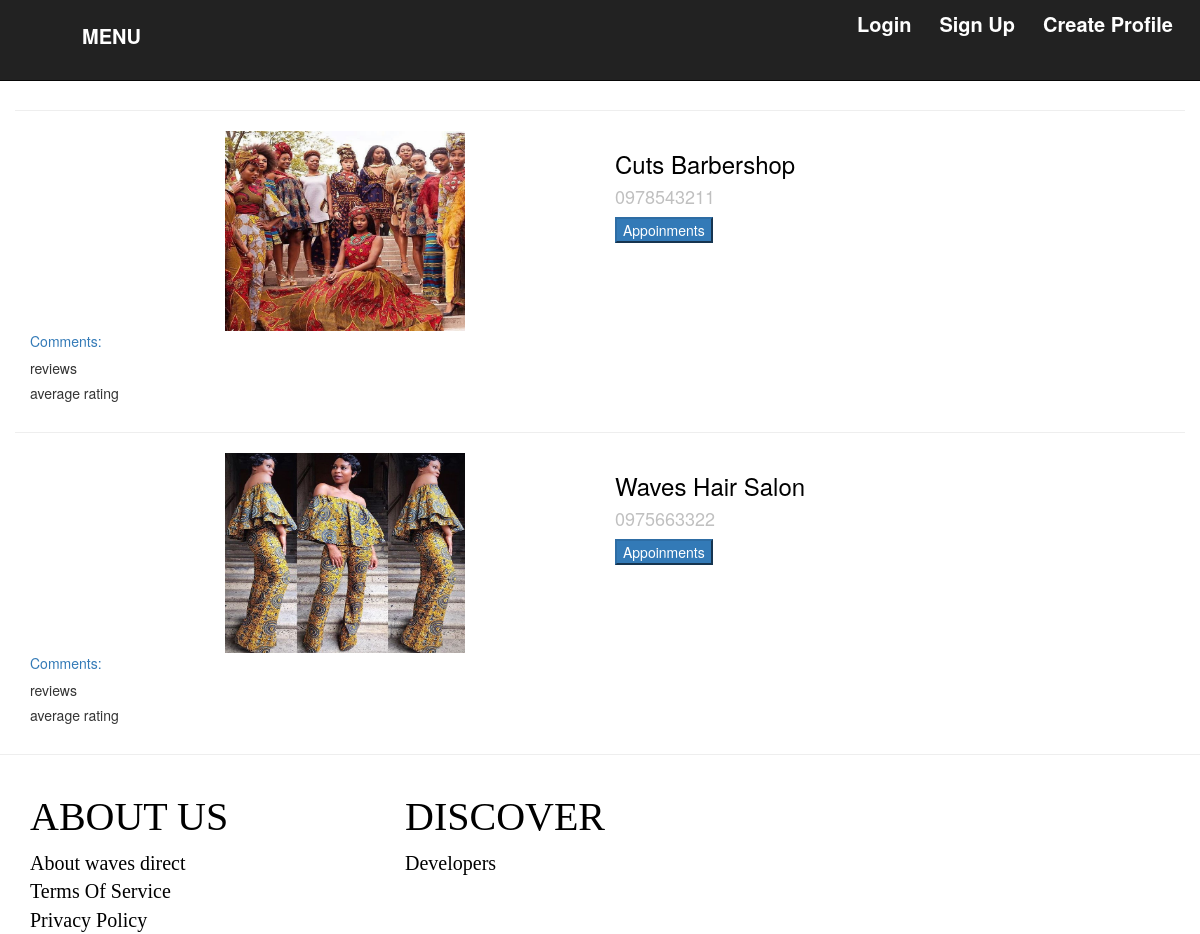
The app's page /search/, older data.
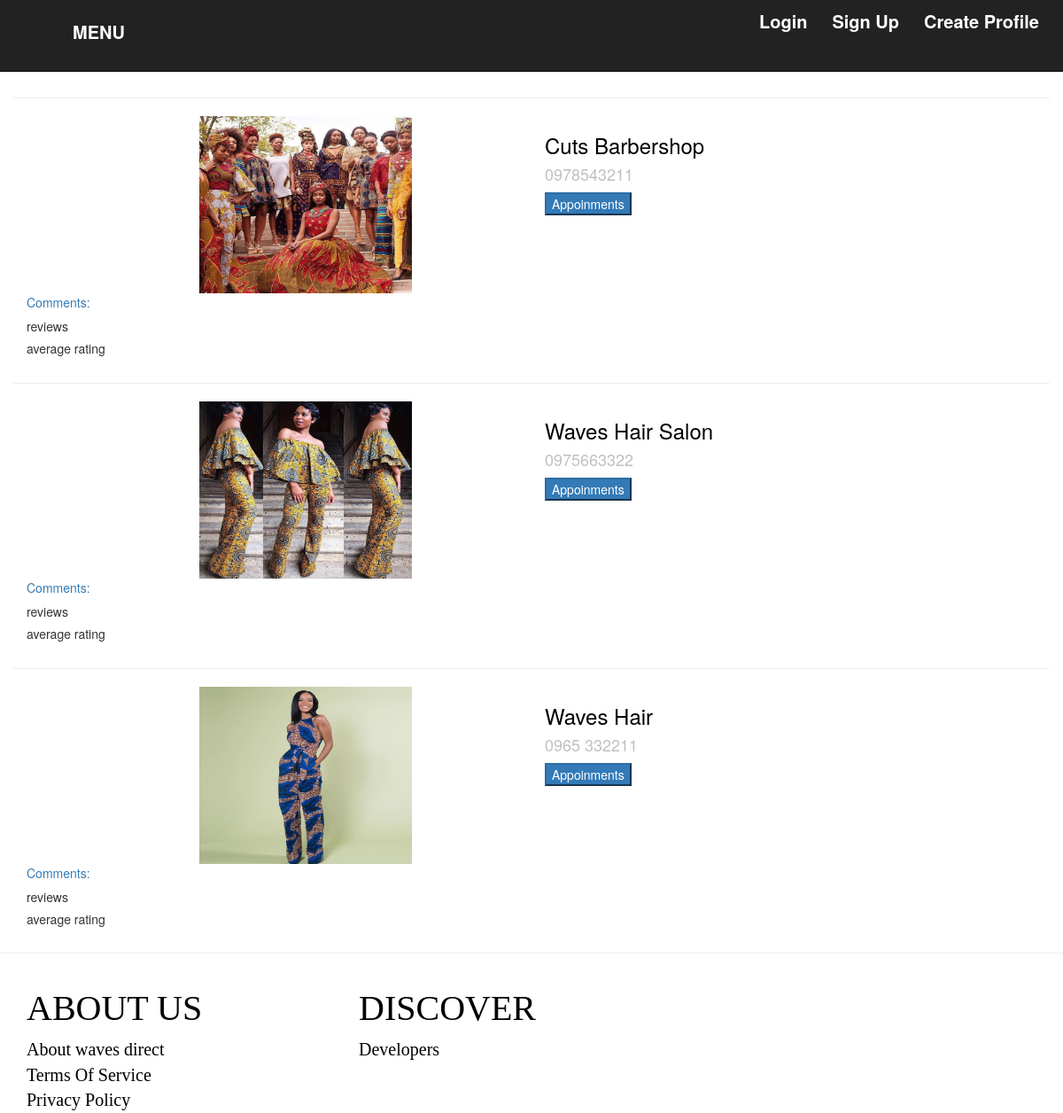
The same page, newer data.
### wavesapp/models.py (models this page shows, shortened)
class Profile(models.Model):
    SALON_OWNER = 1
    BARBERSHOP_OWNER = 2
    FREELANCE = 3
    ROLE_CHOICES = (
        (SALON_OWNER, 'Salon_Owner'),
        (BARBERSHOP_OWNER, 'Barbershop_Owner'),
        (FREELANCE, 'Freelance'),
    )
    user = models.OneToOneField(User, on_delete=models.CASCADE)
    uploadphoto = models.FileField(upload_to="profile_photos", default=None, null=True)
    company_name = models.CharField(max_length = 30, default=None, null=True)
    phone = models.CharField(max_length=30, null=True)
    address = models.CharField(max_length=100, null=True)
    city = models.CharField(max_length=30, null=True)
    email = models.EmailField(max_length=30, null=True)
    role = models.PositiveSmallIntegerField(choices=ROLE_CHOICES, null=True, blank=True)
    Services_offered = models.TextField(default=None, null=True)

### wavesapp/views.py (the view)
# urls.py: url(r'^search/$',views.search,name='search'),
def search(request):
    query = request.GET.get('q', '')
    profiles = Profile.objects.filter(Q(company_name__icontains=query)|Q(role__icontains=query)|Q(address__icontains=query)|Q(city__icontains=query))
    return render(request, 'wavesapp/profile_list.html',{'profiles': profiles})

### wavesapp/templates/wavesapp/profile_list.html (shortened to what this page needs)
{% extends "wavesapp/base.html" %}
{% load staticfiles %}
{% block content %}
    {% for profile in profiles %}
    <div class="container">
      <div class="row">
        <hr>
          <div class="col-md-2">
          </div>
          <div class="col-md-4">
              <img src="{{ profile.uploadphoto.url }}" alt="my image" style="width:240px;height:200px;">
          </div>
          <div class="col-md-6">
            <h3><a href="{% url 'profile_detail' pk=profile.user.id %}" style="color: black;">{{ profile.company_name }}</a></h3>
            <h4><a href="{% url 'profile_detail' pk=profile.user.id  %}" style="color: silver;">{{profile.phone }}</a></h4>
            <a href="{% url 'reserve' pk=profile.user.id %}"><button type="button" name="appoinments" class="btn-primary">Appoinments</button></a>
          </div><br><br>
      </div>
      <a href="{% url 'profile_detail' pk=profile.user.id  %}">Comments: {{ Profile.approved_comments.count }}</a>
      <div>
            <h5>{{ Profile.review_set.count }} reviews</h5>
            <h5>{{ Profile.average_rating | floatformat }} average rating</h5>
        </div>
    </div>
    {% endfor %}
{% endblock content %}

Row changes from the older to the newer data that the page shows:
added Profile: uploadphoto (picture), company_name "Waves Hair", phone "0965 332211"
